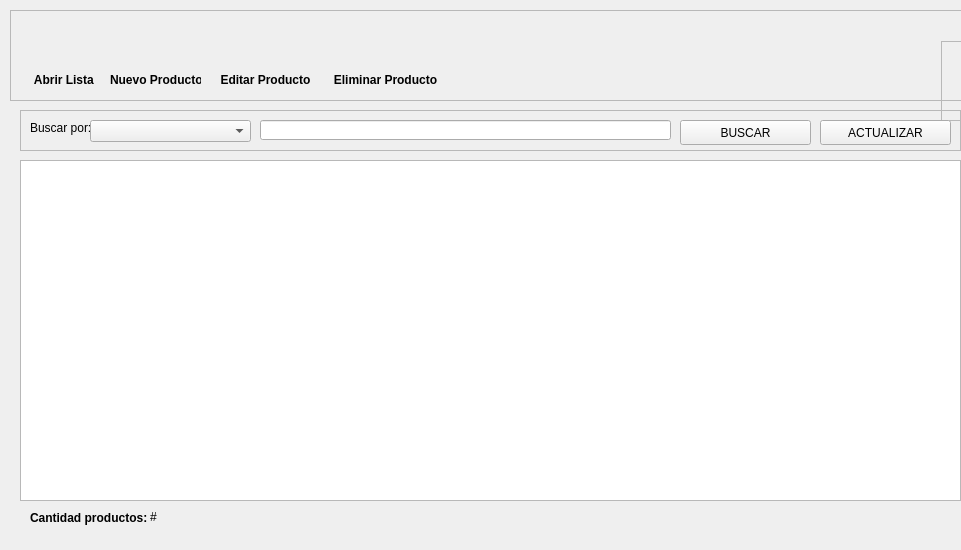
<?xml version="1.0" encoding="UTF-8"?>
<ui version="4.0">
 <class>Form</class>
 <widget class="QWidget" name="Form">
  <property name="geometry">
   <rect>
    <x>0</x>
    <y>0</y>
    <width>961</width>
    <height>550</height>
   </rect>
  </property>
  <property name="windowTitle">
   <string>ListProduct</string>
  </property>
  <widget class="QFrame" name="buttonsFrame">
   <property name="geometry">
    <rect>
     <x>10</x>
     <y>10</y>
     <width>961</width>
     <height>91</height>
    </rect>
   </property>
   <property name="frameShape">
    <enum>QFrame::StyledPanel</enum>
   </property>
   <property name="frameShadow">
    <enum>QFrame::Raised</enum>
   </property>
   <widget class="QPushButton" name="open_Product_Button">
    <property name="geometry">
     <rect>
      <x>20</x>
      <y>10</y>
      <width>71</width>
      <height>51</height>
     </rect>
    </property>
    <property name="cursor">
     <cursorShape>PointingHandCursor</cursorShape>
    </property>
    <property name="styleSheet">
     <string notr="true">QPushButton:hover
{
	border-style: solid;
   	background-color:#bbdefb;

}

QPushButton:pressed
{
	 	background-color:#0069c0;
}
</string>
    </property>
    <property name="text">
     <string/>
    </property>
    <property name="icon">
     <iconset>
      <normaloff>../assets/icons/123-512.png</normaloff>../assets/icons/123-512.png</iconset>
    </property>
    <property name="iconSize">
     <size>
      <width>50</width>
      <height>50</height>
     </size>
    </property>
    <property name="flat">
     <bool>true</bool>
    </property>
   </widget>
   <widget class="QLabel" name="label">
    <property name="geometry">
     <rect>
      <x>10</x>
      <y>60</y>
      <width>91</width>
      <height>21</height>
     </rect>
    </property>
    <property name="text">
     <string>&lt;html&gt;&lt;head/&gt;&lt;body&gt;&lt;p align=&quot;center&quot;&gt;&lt;span style=&quot; font-weight:600;&quot;&gt;Abrir Lista &lt;/span&gt;&lt;/p&gt;&lt;/body&gt;&lt;/html&gt;</string>
    </property>
   </widget>
   <widget class="QLabel" name="label_2">
    <property name="geometry">
     <rect>
      <x>100</x>
      <y>60</y>
      <width>91</width>
      <height>21</height>
     </rect>
    </property>
    <property name="text">
     <string>&lt;html&gt;&lt;head/&gt;&lt;body&gt;&lt;p align=&quot;center&quot;&gt;&lt;span style=&quot; font-weight:600;&quot;&gt;Nuevo Producto&lt;/span&gt;&lt;/p&gt;&lt;/body&gt;&lt;/html&gt;</string>
    </property>
   </widget>
   <widget class="QPushButton" name="open_new_window">
    <property name="geometry">
     <rect>
      <x>110</x>
      <y>10</y>
      <width>71</width>
      <height>51</height>
     </rect>
    </property>
    <property name="cursor">
     <cursorShape>PointingHandCursor</cursorShape>
    </property>
    <property name="styleSheet">
     <string notr="true">QPushButton:hover
{
	border-style: solid;
   	background-color:#bbdefb;

}

QPushButton:pressed
{
	 	background-color:#0069c0;
}
</string>
    </property>
    <property name="text">
     <string/>
    </property>
    <property name="icon">
     <iconset>
      <normaloff>../assets/icons/69943.png</normaloff>../assets/icons/69943.png</iconset>
    </property>
    <property name="iconSize">
     <size>
      <width>49</width>
      <height>44</height>
     </size>
    </property>
    <property name="flat">
     <bool>true</bool>
    </property>
   </widget>
   <widget class="QLabel" name="label_3">
    <property name="geometry">
     <rect>
      <x>210</x>
      <y>60</y>
      <width>91</width>
      <height>21</height>
     </rect>
    </property>
    <property name="text">
     <string>&lt;html&gt;&lt;head/&gt;&lt;body&gt;&lt;p align=&quot;center&quot;&gt;&lt;span style=&quot; font-weight:600;&quot;&gt;Editar Producto&lt;/span&gt;&lt;/p&gt;&lt;/body&gt;&lt;/html&gt;</string>
    </property>
   </widget>
   <widget class="QPushButton" name="open_edit_button">
    <property name="geometry">
     <rect>
      <x>220</x>
      <y>10</y>
      <width>71</width>
      <height>51</height>
     </rect>
    </property>
    <property name="cursor">
     <cursorShape>PointingHandCursor</cursorShape>
    </property>
    <property name="styleSheet">
     <string notr="true">QPushButton:hover
{
	border-style: solid;
   	background-color:#bbdefb;

}

QPushButton:pressed
{
	 	background-color:#0069c0;
}
</string>
    </property>
    <property name="text">
     <string/>
    </property>
    <property name="icon">
     <iconset>
      <normaloff>../assets/icons/edit-product.png</normaloff>../assets/icons/edit-product.png</iconset>
    </property>
    <property name="iconSize">
     <size>
      <width>60</width>
      <height>48</height>
     </size>
    </property>
    <property name="flat">
     <bool>true</bool>
    </property>
   </widget>
   <widget class="QLabel" name="label_4">
    <property name="geometry">
     <rect>
      <x>320</x>
      <y>60</y>
      <width>111</width>
      <height>21</height>
     </rect>
    </property>
    <property name="text">
     <string>&lt;html&gt;&lt;head/&gt;&lt;body&gt;&lt;p align=&quot;center&quot;&gt;&lt;span style=&quot; font-weight:600;&quot;&gt;Eliminar Producto&lt;/span&gt;&lt;/p&gt;&lt;/body&gt;&lt;/html&gt;</string>
    </property>
   </widget>
   <widget class="QPushButton" name="open_edit_button_2">
    <property name="geometry">
     <rect>
      <x>340</x>
      <y>10</y>
      <width>71</width>
      <height>51</height>
     </rect>
    </property>
    <property name="cursor">
     <cursorShape>PointingHandCursor</cursorShape>
    </property>
    <property name="styleSheet">
     <string notr="true">QPushButton:hover
{
	border-style: solid;
   	background-color:#bbdefb;

}

QPushButton:pressed
{
	 	background-color:#0069c0;
}
</string>
    </property>
    <property name="text">
     <string/>
    </property>
    <property name="icon">
     <iconset>
      <normaloff>../assets/icons/57480.png</normaloff>../assets/icons/57480.png</iconset>
    </property>
    <property name="iconSize">
     <size>
      <width>60</width>
      <height>60</height>
     </size>
    </property>
    <property name="flat">
     <bool>true</bool>
    </property>
   </widget>
  </widget>
  <widget class="QFrame" name="frame">
   <property name="geometry">
    <rect>
     <x>941</x>
     <y>41</y>
     <width>120</width>
     <height>80</height>
    </rect>
   </property>
   <property name="frameShape">
    <enum>QFrame::StyledPanel</enum>
   </property>
   <property name="frameShadow">
    <enum>QFrame::Raised</enum>
   </property>
  </widget>
  <widget class="QFrame" name="frame_2">
   <property name="geometry">
    <rect>
     <x>30</x>
     <y>941</y>
     <width>120</width>
     <height>80</height>
    </rect>
   </property>
   <property name="frameShape">
    <enum>QFrame::StyledPanel</enum>
   </property>
   <property name="frameShadow">
    <enum>QFrame::Raised</enum>
   </property>
  </widget>
  <widget class="QFrame" name="frame_3">
   <property name="geometry">
    <rect>
     <x>20</x>
     <y>110</y>
     <width>941</width>
     <height>41</height>
    </rect>
   </property>
   <property name="frameShape">
    <enum>QFrame::StyledPanel</enum>
   </property>
   <property name="frameShadow">
    <enum>QFrame::Raised</enum>
   </property>
   <widget class="QLabel" name="label_5">
    <property name="geometry">
     <rect>
      <x>10</x>
      <y>10</y>
      <width>71</width>
      <height>16</height>
     </rect>
    </property>
    <property name="text">
     <string>Buscar por:</string>
    </property>
   </widget>
   <widget class="QComboBox" name="searchBycomboBox">
    <property name="geometry">
     <rect>
      <x>70</x>
      <y>10</y>
      <width>161</width>
      <height>22</height>
     </rect>
    </property>
   </widget>
   <widget class="QLineEdit" name="parameterLineEdit">
    <property name="geometry">
     <rect>
      <x>240</x>
      <y>10</y>
      <width>411</width>
      <height>20</height>
     </rect>
    </property>
   </widget>
   <widget class="QPushButton" name="searchButton">
    <property name="geometry">
     <rect>
      <x>660</x>
      <y>10</y>
      <width>131</width>
      <height>25</height>
     </rect>
    </property>
    <property name="text">
     <string>BUSCAR</string>
    </property>
    <property name="icon">
     <iconset>
      <normaloff>../assets/icons/search-512.png</normaloff>../assets/icons/search-512.png</iconset>
    </property>
   </widget>
   <widget class="QPushButton" name="refreshButton">
    <property name="geometry">
     <rect>
      <x>800</x>
      <y>10</y>
      <width>131</width>
      <height>25</height>
     </rect>
    </property>
    <property name="text">
     <string>ACTUALIZAR</string>
    </property>
    <property name="icon">
     <iconset>
      <normaloff>../assets/icons/61444.png</normaloff>../assets/icons/61444.png</iconset>
    </property>
   </widget>
  </widget>
  <widget class="QTableWidget" name="listProductTable">
   <property name="geometry">
    <rect>
     <x>20</x>
     <y>160</y>
     <width>941</width>
     <height>341</height>
    </rect>
   </property>
  </widget>
  <widget class="QLabel" name="label_6">
   <property name="geometry">
    <rect>
     <x>30</x>
     <y>510</y>
     <width>121</width>
     <height>16</height>
    </rect>
   </property>
   <property name="text">
    <string>&lt;html&gt;&lt;head/&gt;&lt;body&gt;&lt;p&gt;&lt;span style=&quot; font-weight:600;&quot;&gt;Cantidad productos:&lt;/span&gt;&lt;/p&gt;&lt;/body&gt;&lt;/html&gt;</string>
   </property>
  </widget>
  <widget class="QLabel" name="productQtyLabel">
   <property name="geometry">
    <rect>
     <x>150</x>
     <y>510</y>
     <width>47</width>
     <height>14</height>
    </rect>
   </property>
   <property name="text">
    <string>#</string>
   </property>
  </widget>
 </widget>
 <resources/>
 <connections/>
</ui>
